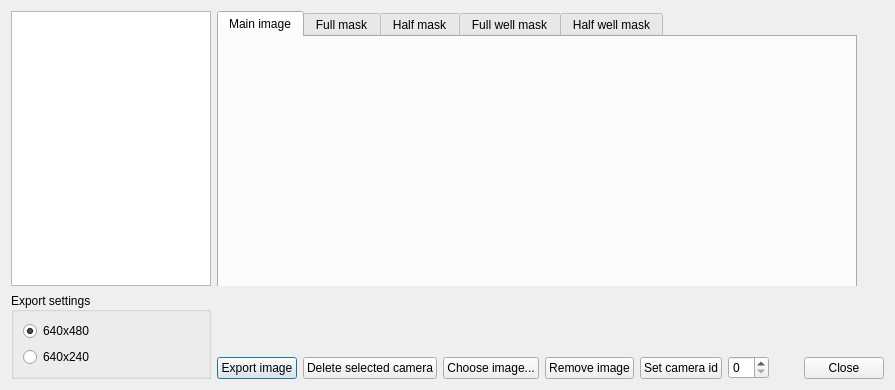
<?xml version="1.0" encoding="UTF-8"?>
<ui version="4.0">
 <class>CameraManager</class>
 <widget class="QDialog" name="CameraManager">
  <property name="geometry">
   <rect>
    <x>0</x>
    <y>0</y>
    <width>895</width>
    <height>390</height>
   </rect>
  </property>
  <property name="minimumSize">
   <size>
    <width>895</width>
    <height>332</height>
   </size>
  </property>
  <property name="windowTitle">
   <string>Camera editor</string>
  </property>
  <layout class="QGridLayout" name="gridLayout_2">
   <item row="0" column="0">
    <layout class="QHBoxLayout" name="horizontalLayout_3">
     <item>
      <widget class="QListWidget" name="lstCameras">
       <property name="minimumSize">
        <size>
         <width>200</width>
         <height>0</height>
        </size>
       </property>
       <property name="maximumSize">
        <size>
         <width>200</width>
         <height>16777215</height>
        </size>
       </property>
      </widget>
     </item>
     <item>
      <widget class="QStackedWidget" name="stackedWidget">
       <property name="frameShape">
        <enum>QFrame::NoFrame</enum>
       </property>
       <property name="currentIndex">
        <number>1</number>
       </property>
       <widget class="QWidget" name="pageSelectCamera">
        <widget class="QLabel" name="lblSelectCameraToEdit">
         <property name="geometry">
          <rect>
           <x>6</x>
           <y>140</y>
           <width>631</width>
           <height>20</height>
          </rect>
         </property>
         <property name="text">
          <string>Select a camera to edit it</string>
         </property>
         <property name="alignment">
          <set>Qt::AlignCenter</set>
         </property>
        </widget>
       </widget>
       <widget class="QWidget" name="pageCameraImages">
        <widget class="QTabWidget" name="tabWidget">
         <property name="geometry">
          <rect>
           <x>0</x>
           <y>0</y>
           <width>640</width>
           <height>280</height>
          </rect>
         </property>
         <property name="currentIndex">
          <number>0</number>
         </property>
         <widget class="QWidget" name="tabMainImage">
          <attribute name="title">
           <string>Main image</string>
          </attribute>
          <widget class="QLabel" name="lblMainImage">
           <property name="geometry">
            <rect>
             <x>0</x>
             <y>10</y>
             <width>640</width>
             <height>240</height>
            </rect>
           </property>
           <property name="frameShape">
            <enum>QFrame::NoFrame</enum>
           </property>
           <property name="text">
            <string/>
           </property>
           <property name="scaledContents">
            <bool>true</bool>
           </property>
          </widget>
         </widget>
         <widget class="QWidget" name="tabFullMask">
          <attribute name="title">
           <string>Full mask</string>
          </attribute>
          <widget class="QLabel" name="lblFullMask">
           <property name="geometry">
            <rect>
             <x>0</x>
             <y>10</y>
             <width>640</width>
             <height>240</height>
            </rect>
           </property>
           <property name="frameShape">
            <enum>QFrame::NoFrame</enum>
           </property>
           <property name="text">
            <string/>
           </property>
           <property name="scaledContents">
            <bool>true</bool>
           </property>
          </widget>
         </widget>
         <widget class="QWidget" name="tabHalfMask">
          <attribute name="title">
           <string>Half mask</string>
          </attribute>
          <widget class="QLabel" name="lblHalfMask">
           <property name="geometry">
            <rect>
             <x>0</x>
             <y>10</y>
             <width>640</width>
             <height>240</height>
            </rect>
           </property>
           <property name="frameShape">
            <enum>QFrame::NoFrame</enum>
           </property>
           <property name="text">
            <string/>
           </property>
           <property name="scaledContents">
            <bool>true</bool>
           </property>
          </widget>
         </widget>
         <widget class="QWidget" name="tabFullWellMask">
          <attribute name="title">
           <string>Full well mask</string>
          </attribute>
          <widget class="QLabel" name="lblFullWellMask">
           <property name="geometry">
            <rect>
             <x>0</x>
             <y>10</y>
             <width>640</width>
             <height>240</height>
            </rect>
           </property>
           <property name="frameShape">
            <enum>QFrame::NoFrame</enum>
           </property>
           <property name="text">
            <string/>
           </property>
           <property name="scaledContents">
            <bool>true</bool>
           </property>
          </widget>
         </widget>
         <widget class="QWidget" name="tabHalfWellMask">
          <attribute name="title">
           <string>Half well mask</string>
          </attribute>
          <widget class="QLabel" name="lblHalfWellMask">
           <property name="geometry">
            <rect>
             <x>0</x>
             <y>10</y>
             <width>640</width>
             <height>240</height>
            </rect>
           </property>
           <property name="frameShape">
            <enum>QFrame::NoFrame</enum>
           </property>
           <property name="text">
            <string/>
           </property>
           <property name="scaledContents">
            <bool>true</bool>
           </property>
          </widget>
         </widget>
        </widget>
       </widget>
      </widget>
     </item>
    </layout>
   </item>
   <item row="1" column="0">
    <layout class="QHBoxLayout" name="horizontalLayout_2">
     <item>
      <widget class="QGroupBox" name="groupBox">
       <property name="minimumSize">
        <size>
         <width>200</width>
         <height>0</height>
        </size>
       </property>
       <property name="maximumSize">
        <size>
         <width>200</width>
         <height>16777215</height>
        </size>
       </property>
       <property name="title">
        <string>Export settings</string>
       </property>
       <property name="alignment">
        <set>Qt::AlignLeading|Qt::AlignLeft|Qt::AlignVCenter</set>
       </property>
       <property name="checkable">
        <bool>false</bool>
       </property>
       <layout class="QGridLayout" name="gridLayout_3">
        <item row="1" column="0">
         <widget class="QRadioButton" name="radioButton_640x480">
          <property name="text">
           <string>640x480</string>
          </property>
          <property name="checked">
           <bool>true</bool>
          </property>
         </widget>
        </item>
        <item row="2" column="0">
         <widget class="QRadioButton" name="radioButton_640x240">
          <property name="text">
           <string>640x240</string>
          </property>
         </widget>
        </item>
       </layout>
      </widget>
     </item>
     <item alignment="Qt::AlignBottom">
      <widget class="QPushButton" name="btnExportImage">
       <property name="text">
        <string>Export image</string>
       </property>
      </widget>
     </item>
     <item alignment="Qt::AlignBottom">
      <widget class="QPushButton" name="btnDeleteCamera">
       <property name="text">
        <string>Delete selected camera</string>
       </property>
      </widget>
     </item>
     <item alignment="Qt::AlignBottom">
      <widget class="QPushButton" name="btnSelectImage">
       <property name="text">
        <string>Choose image...</string>
       </property>
      </widget>
     </item>
     <item alignment="Qt::AlignBottom">
      <widget class="QPushButton" name="btnDeleteImage">
       <property name="text">
        <string>Remove image</string>
       </property>
      </widget>
     </item>
     <item alignment="Qt::AlignBottom">
      <widget class="QPushButton" name="btnSetCameraId">
       <property name="text">
        <string>Set camera id</string>
       </property>
      </widget>
     </item>
     <item alignment="Qt::AlignBottom">
      <widget class="QSpinBox" name="spnCameraId"/>
     </item>
     <item alignment="Qt::AlignBottom">
      <widget class="QDialogButtonBox" name="buttonBox">
       <property name="sizePolicy">
        <sizepolicy hsizetype="Expanding" vsizetype="Fixed">
         <horstretch>0</horstretch>
         <verstretch>0</verstretch>
        </sizepolicy>
       </property>
       <property name="standardButtons">
        <set>QDialogButtonBox::Close</set>
       </property>
      </widget>
     </item>
    </layout>
   </item>
  </layout>
 </widget>
 <resources/>
 <connections>
  <connection>
   <sender>buttonBox</sender>
   <signal>rejected()</signal>
   <receiver>CameraManager</receiver>
   <slot>reject()</slot>
   <hints>
    <hint type="sourcelabel">
     <x>777</x>
     <y>311</y>
    </hint>
    <hint type="destinationlabel">
     <x>447</x>
     <y>165</y>
    </hint>
   </hints>
  </connection>
 </connections>
</ui>
